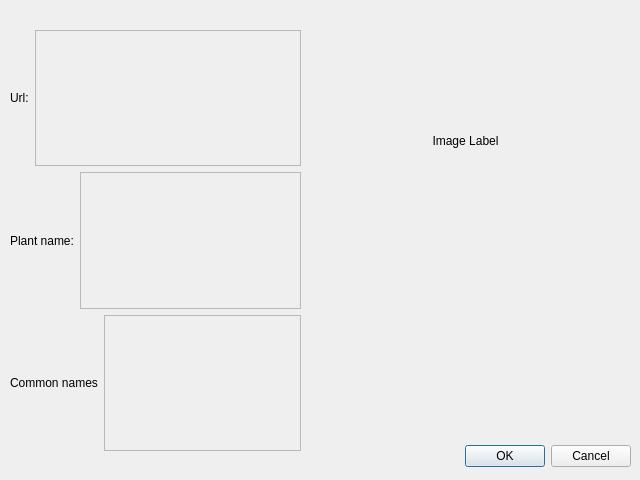
<?xml version="1.0" encoding="UTF-8"?>
<ui version="4.0">
 <class>Dialog</class>
 <widget class="QDialog" name="Dialog">
  <property name="geometry">
   <rect>
    <x>0</x>
    <y>0</y>
    <width>640</width>
    <height>480</height>
   </rect>
  </property>
  <property name="windowTitle">
   <string>Thông tin hoa</string>
  </property>
  <widget class="QDialogButtonBox" name="buttonBox">
   <property name="geometry">
    <rect>
     <x>10</x>
     <y>440</y>
     <width>621</width>
     <height>32</height>
    </rect>
   </property>
   <property name="orientation">
    <enum>Qt::Horizontal</enum>
   </property>
   <property name="standardButtons">
    <set>QDialogButtonBox::Cancel|QDialogButtonBox::Ok</set>
   </property>
  </widget>
  <widget class="QWidget" name="horizontalLayoutWidget">
   <property name="geometry">
    <rect>
     <x>330</x>
     <y>30</y>
     <width>271</width>
     <height>221</height>
    </rect>
   </property>
   <layout class="QHBoxLayout" name="horizontalLayout">
    <item>
     <widget class="QLabel" name="lb_detailflowerimage">
      <property name="text">
       <string>Image Label</string>
      </property>
      <property name="alignment">
       <set>Qt::AlignCenter</set>
      </property>
     </widget>
    </item>
   </layout>
  </widget>
  <widget class="QWidget" name="horizontalLayoutWidget_2">
   <property name="geometry">
    <rect>
     <x>10</x>
     <y>30</y>
     <width>291</width>
     <height>421</height>
    </rect>
   </property>
   <layout class="QVBoxLayout" name="verticalLayout">
    <item>
     <layout class="QHBoxLayout" name="horizontalLayout_4">
      <item>
       <widget class="QLabel" name="label_4">
        <property name="text">
         <string>Url:</string>
        </property>
       </widget>
      </item>
      <item>
       <widget class="QTextEdit" name="show_url">
        <property name="enabled">
         <bool>false</bool>
        </property>
        <property name="readOnly">
         <bool>true</bool>
        </property>
       </widget>
      </item>
     </layout>
    </item>
    <item>
     <layout class="QHBoxLayout" name="horizontalLayout_2">
      <item>
       <widget class="QLabel" name="label">
        <property name="text">
         <string>Plant name:</string>
        </property>
       </widget>
      </item>
      <item>
       <widget class="QTextEdit" name="show_plant_name">
        <property name="enabled">
         <bool>false</bool>
        </property>
        <property name="readOnly">
         <bool>true</bool>
        </property>
       </widget>
      </item>
     </layout>
    </item>
    <item>
     <layout class="QHBoxLayout" name="horizontalLayout_3">
      <item>
       <widget class="QLabel" name="label_2">
        <property name="lineWidth">
         <number>5</number>
        </property>
        <property name="text">
         <string>Common names</string>
        </property>
       </widget>
      </item>
      <item>
       <widget class="QTextEdit" name="show_common_name">
        <property name="enabled">
         <bool>false</bool>
        </property>
        <property name="readOnly">
         <bool>true</bool>
        </property>
       </widget>
      </item>
     </layout>
    </item>
   </layout>
  </widget>
 </widget>
 <resources/>
 <connections>
  <connection>
   <sender>buttonBox</sender>
   <signal>accepted()</signal>
   <receiver>Dialog</receiver>
   <slot>accept()</slot>
   <hints>
    <hint type="sourcelabel">
     <x>248</x>
     <y>254</y>
    </hint>
    <hint type="destinationlabel">
     <x>157</x>
     <y>274</y>
    </hint>
   </hints>
  </connection>
  <connection>
   <sender>buttonBox</sender>
   <signal>rejected()</signal>
   <receiver>Dialog</receiver>
   <slot>reject()</slot>
   <hints>
    <hint type="sourcelabel">
     <x>316</x>
     <y>260</y>
    </hint>
    <hint type="destinationlabel">
     <x>286</x>
     <y>274</y>
    </hint>
   </hints>
  </connection>
 </connections>
</ui>
